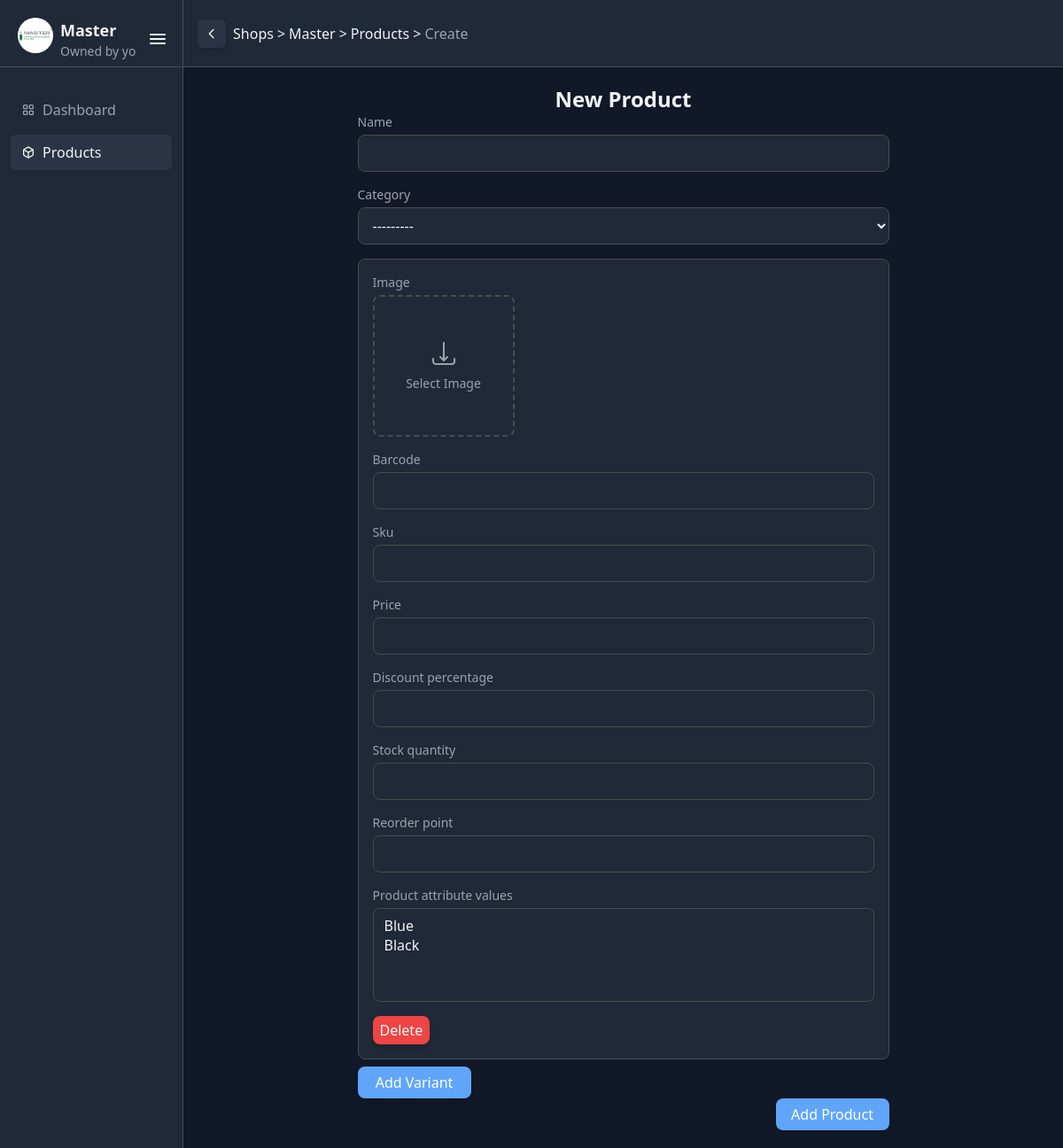
Page /shops/master/products/create/ (signed in) on the committed database.
### pos/models.py (models this page shows, shortened)
class Shop(models.Model):
    name = models.CharField(max_length=100)
    owner = models.ForeignKey(User, on_delete=models.CASCADE, related_name="shops")
    managers = models.ManyToManyField(User, through='ShopManager')
    created_at = models.DateTimeField(auto_now_add=True)
    logo = models.ImageField(upload_to="logos/", null=True, blank=True)
    slug = models.SlugField(unique=True, blank=True)
    discount_percentage = models.DecimalField(max_digits=4, decimal_places=2, default=0)
    tax_percentage = models.DecimalField(max_digits=4, decimal_places=2, default=0)
    currency_code = models.CharField(max_length=10) # Examples: EGP, $, ect...
    def get_logo_url(self):
        if self.logo:
            return self.logo.url
        return "/media/defaults/logo.jpg"

### pos/views.py (the view, shortened to what this page needs)
# urls.py: path('shops/<str:slug>/products/create/', views.ProductCreateView.as_view(), name='product_create'),
class ProductCreateView(ShopAccessMixin, TemplateView):
    template_name = 'pos/shop/product_create.html'
    active_page = 'products'
    model = Product
    form_class = ProductForm
    required_perms = ['can_create_products']
    def get_context_data(self, **kwargs):
        context = super().get_context_data(**kwargs)
        form = self.form_class(shop=self.shop)
        context["product_form"] = form
        context["variant_formset"] = ProductVariantFormSet()
        return context
    def get_breadcrumbs(self):
        base = super().get_breadcrumbs()
        base.extend([{"name": "Products", "url": reverse('products', args=[self.shop.slug])},
                     {"name": "Create", "url": None}])
        return base

### pos/forms.py
class ProductForm(forms.ModelForm):
    class Meta:
        model = Product
        fields = ["name", "category"]
        widgets = {
            "name": forms.TextInput(attrs={"class": "form-input"}),
            "category": forms.Select(attrs={"class": "form-select"}),
        }
    def __init__(self, *args, **kwargs):
        shop = kwargs.pop("shop", None)
        super().__init__(*args, **kwargs)
        if shop:
            self.fields["category"].queryset = Category.objects.filter(shop=shop)

### pos/models.py (called while the page is built)
    def __str__(self):
        return f'{self.name}'

    def __str__(self):
        return self.name

### pos/views.py (called while the page is built, shortened)
    def get_breadcrumbs(self):
        return [{"name": "Shops", "url": reverse("home")},
                {"name": self.shop.name, "url": reverse("dashboard", args=[self.shop.slug])}]

    def dispatch(self, request, *args, **kwargs):
        slug = self.kwargs.get("slug")
        shop = get_object_or_404(Shop, slug=slug)
        if request.user.shops.filter(pk=shop.pk).exists():
            self.shop = shop
            self.isOwner = True
            self.shop_manager = None
            return super().dispatch(request, *args, **kwargs)

    def get_context_data(self, **kwargs):
        context =  super().get_context_data(**kwargs)
        context.update({
            'shop': self.shop,
            'isOwner': self.isOwner,
            'shop_manager': self.shop_manager,
            'active_page': self.active_page,
            'breadcrumbs': self.get_breadcrumbs()
        })
        return context

### pos/templates/pos/shop/product_create.html (shortened to what this page needs)
{% extends 'pos/shop/shop_base.html' %}
{% load static %}
{% load form_tags %}
{% block content %}
<div class="flex flex-col text-text items-center">
    <h1 class="header">New Product</h1>
    <form action="" method="post" enctype="multipart/form-data" class="main-form w-72 md:w-[600px] flex flex-col">
        {% for field in product_form %}
            <div class="flex flex-col gap-1 mb-4">
                <label class="text-sm text-secondary-text">
                    {{ field.label }}
                </label>
                {{ field }}
            </div>
        {% endfor %}
        <div id="variant-forms">
            {% for form in variant_formset %}
                {% include "pos/shop/partials/variant_form.html" %}
            {% endfor %}
        </div>
        <button class="normal-btn w-32" hx-get="{% url 'get_variant_snippet' shop.slug %}" hx-target="#variant-forms" hx-swap="beforeend">Add Variant</button>
        <button type="submit" class="submit-btn normal-btn w-32 self-end">Add Product</button>
    </form>
</div>
{% endblock %}

### pos/templates/pos/shop/sidebar.html (shortened to what this page needs)
{% load static %}
{% load permissions_extras %}
<div id="sidebar" class="bg-surface h-dvh w-[250px] transition-all duration-300 border-r border-r-border sticky top-0 ">
    <div id="sidebar-header" class="mb-4 border-b mt-3 p-3 border-b-border flex w-full justify-between items-center h-16">
        <div id="shop-details" class="flex gap-2 p-2 rounded-md overflow-hidden">
            <img src="{{ shop.get_logo_url }}" class="rounded-full h-10" alt="">
            <div class="flex flex-col justify-center overflow-hidden text-nowrap">
                <span class="text-text text-lg font-semibold">{{ shop.name }}</span>
                <span class="text-secondary-text text-sm">
                    {% if isOwner %}
                    Owned by you
                    {% else %}
                    Owned by '{{ shop.owner }}'
                    {% endif %}
                </span>
            </div>
        </div>
        <div class="h-[64px] flex items-center">
            <button id="sidebar-btn">
            </button>
        </div>
    </div>
    <ul class="mt-2 flex flex-col gap-2 p-3">
        {% if isOwner or shop_manager|has_permission:"can_view_dashboard" %}
        <li>
            <a href="{% url 'dashboard' shop.slug %}" class="sidebar-item flex items-center justify-start gap-1 hover:bg-hover cursor-pointer rounded-md h-10 pl-2
                {% if active_page == 'dashboard' %}
                fill-text text-text bg-hover
                {% else %}
                fill-secondary-text text-secondary-text
                {% endif %}">
                <div>
                    <span class="sidebar-item-label text-base font-medium">Dashboard</span>
                </div>
            </a>
        </li>
        {% endif %}
        {% if isOwner or shop_manager|has_permission:"can_view_products" %}
        <li>
            <a href="{% url 'products' shop.slug %}" class="sidebar-item flex items-center justify-start gap-1 hover:bg-hover cursor-pointer rounded-md h-10 pl-2
                {% if active_page == 'products' %}
                fill-text text-text bg-hover
                {% else %}
                fill-secondary-text text-secondary-text
                {% endif %}">
                <div>
                    <span class="sidebar-item-label text-base font-medium">Products</span>
                </div>
            </a>
        </li>
        {% endif %}
    </ul>
</div>

### pos/templates/pos/shop/breadcrumbs.html (shortened to what this page needs)
<div class="flex items-center gap-2 justify-start text-text">
  {% if breadcrumbs|length > 2 %}
    {% with prev=breadcrumbs|slice:":-1"|last %}
      {% if prev.url %}
        <a href="{{ prev.url }}"
           class="flex items-center gap-1 text-sm text-text hover:text-primary bg-hover p-2 rounded-md shadow-md">
          <svg xmlns="http://www.w3.org/2000/svg" class="w-4 h-4" fill="none" viewBox="0 0 24 24" stroke="currentColor">
            <path stroke-linecap="round" stroke-linejoin="round" stroke-width="2" d="M15 19l-7-7 7-7" />
          </svg>
        </a>
      {% endif %}
    {% endwith %}
  {% endif %}
  <nav class="text-text flex items-center gap-1">
    {% for crumb in breadcrumbs %}
      {% if crumb.url %}
        <a href="{{ crumb.url }}" class="hover:text-primary">{{ crumb.name }}</a>
      {% else %}
        <span class="text-secondary-text font-medium">{{ crumb.name }}</span>
      {% endif %}
      {% if not forloop.last %}
        <span>></span>
      {% endif %}
    {% endfor %}
  </nav>
</div>

### rows in the picture
Shop: get_logo_url (picture), name "Master", name "Master"

### other values in the picture
{{ crumb.name }} "Shops" "Products"
{{ crumb.name }} "Create"
{{ field.label }} "Name" "Category"
{{ field.label }} "Image" "Barcode" "Sku" "Price" "Discount percentage" "Stock quantity" "Reorder point" "Product attribute values"
